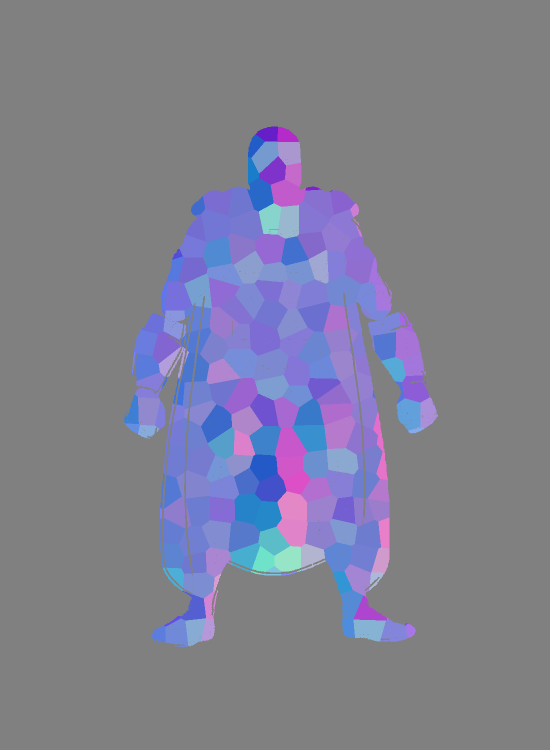
#> input picture cape-jones-rig/crystallization-preset8-power-20261031/P8-01-facet-faithful-apose-on-grey.png, 1100 x 1500 px, given in place of rig-apose-v7c-clean-transparent.png, which was not available (shown at 1/2 size); the run also reads 1 picture not shown here
$ python build_crystallization.py
#> lines starting #> are read from the running program, lines starting #| are printed output that depends on the picture; pictures that were not available may be replaced by others from this repository, and a replacement may not be noted
#!/usr/bin/env python3
"""Visual Preset 8 + Crystallization Power, 2026-10-31.
Source look: apose normal map (shading-upgrade-20261031/normal-map-apose-20261031.png),
estimated from silhouette + linework, NOT a rendered crystal character.
Base art is never recoloured permanently: the preset is an OVERLAY layer
applied on a copy; the original plate files are untouched.
Method: per-plate estimated normals (raw EDT, sigma 2, z-scale 1.5, same as
shading upgrade) -> Voronoi facets (jittered grid, cKDTree nearest seed) ->
per-facet flat colour = mean normal colour of that facet (faithful map look),
with a vivid boost option. All outputs are new files in this folder.
"""
import json, os, math
import numpy as np
from PIL import Image, ImageDraw, ImageFilter
from scipy import ndimage
from scipy.spatial import cKDTree

ROOT = "/home/hatch/workspace/cape-jones-rig"
OUT = os.path.join(ROOT, "crystallization-preset8-power-20261031")
os.makedirs(OUT, exist_ok=True)
os.makedirs(os.path.join(OUT, "frames"), exist_ok=True)

APOSE = os.path.join(ROOT, "rig-apose-v7c-clean-transparent.png")
ARMS = os.path.join(ROOT, "dual-light-variants-20261031", "base-arms-up-transparent-20261031.png")
NORMAL_APOSE = os.path.join(ROOT, "shading-upgrade-20261031", "normal-map-apose-20261031.png")

PALETTE_MEASURED = {
    "cyan_left_mean": [42, 126, 207],
    "pink_right_mean": [213, 123, 206],
    "centre_mean": [128, 136, 219],
    "all_mean": [127, 127, 209],
}
PALETTE_VIVID = {"cyan": [0, 200, 255], "pink": [255, 110, 210], "purple": [140, 120, 255]}

def compute_normals(im):
    a = np.asarray(im).astype(np.float32) / 255.0
    alpha, mask = a[..., 3], a[..., 3] > 0.5
    dist = ndimage.distance_transform_edt(mask)
    ds = ndimage.gaussian_filter(dist, 2.0)
    dzdy, dzdx = np.gradient(ds)
    nx, ny, nz = -dzdx * 1.5, -dzdy * 1.5, np.ones_like(dist)
    nlen = np.sqrt(nx**2 + ny**2 + nz**2)
    return mask, alpha, nx/nlen, ny/nlen, nz/nlen, dist

def facet_ids(mask, spacing, seed=7):
    rng = np.random.default_rng(seed)
    H, W = mask.shape
    ys, xs = np.where(mask)
    # jittered grid seeds over bbox
    x0, x1, y0, y1 = xs.min(), xs.max(), ys.min(), ys.max()
    gx = np.arange(x0, x1+1, spacing); gy = np.arange(y0, y1+1, spacing)
    seeds = []
    for yy in gy:
        for xx in gx:
            seeds.append((xx + rng.uniform(-spacing*0.35, spacing*0.35),
                          yy + rng.uniform(-spacing*0.35, spacing*0.35)))
    seeds = np.array(seeds, float)
    tree = cKDTree(seeds)
    pts = np.column_stack([xs, ys])
    _, idx = tree.query(pts, workers=-1)
    fid = np.full(mask.shape, -1, dtype=np.int32)
    fid[ys, xs] = idx
    return fid, len(seeds)

def facet_colour_image(im, mask, nx, ny, nz, fid, nfacets, boost=1.0):
    """Per-facet flat normal colour. boost>1 saturates away from grey."""
    nvis = np.dstack([(nx*0.5+0.5), (ny*0.5+0.5), (nz*0.5+0.5)])  # 0..1
    out = np.zeros((*mask.shape, 3), float)
    ys, xs = np.where(mask)
    ids = fid[ys, xs]
    # mean per facet via bincount
    for ch in range(3):
        s = np.bincount(ids, weights=nvis[ys, xs, ch], minlength=nfacets)
        cnt = np.bincount(ids, minlength=nfacets)
        mean = np.divide(s, np.maximum(cnt, 1))
        out[ys, xs, ch] = mean[ids]
    if boost != 1.0:
        grey = out.mean(axis=2, keepdims=True)
        out = np.clip(grey + (out - grey) * boost, 0, 1)
    rgba = np.dstack([out, np.asarray(im).astype(float)[..., 3]/255.0])
    return Image.fromarray((np.clip(rgba, 0, 1)*255).astype(np.uint8), "RGBA")

def add_edges(img, fid, mask, width=1, colour=(20, 20, 40, 255)):
    a = np.asarray(img).copy()
    # facet boundary: pixel whose right or down neighbour has a different facet id
    b = np.zeros_like(mask)
    b[:, :-1] |= (fid[:, :-1] != fid[:, 1:]) & mask[:, :-1] & mask[:, 1:]
    b[:-1, :] |= (fid[:-1, :] != fid[1:, :]) & mask[:-1, :] & mask[1:, :]
    a[b] = colour
    return Image.fromarray(a, "RGBA")

def add_glints(img, fid, mask, nx, ny, spacing):
    """White glint dot at facet centroids where normal faces the light (left-up)."""
    out = img.copy(); d = ImageDraw.Draw(out)
    ys, xs = np.where(mask)
    ids = fid[ys, xs]
    n = int(ids.max())+1 if len(ids) else 0
    for f in range(n):
        sel = ids == f
        if sel.sum() < 40: continue
        cx, cy = int(xs[sel].mean()), int(ys[sel].mean())
        if not (0 <= cx < img.size[0] and 0 <= cy < img.size[1]): continue
        if not mask[cy, cx]: continue
        # light from left-up: nx negative, ny negative (up in image = -y in our ny convention? use nx<0)
        if nx[cy, cx] < -0.2:
            r = max(2, spacing//12)
            d.ellipse([cx-r, cy-r, cx+r, cy+r], fill=(255, 255, 255, 230))
    return out

def rim_outside(img, mask, colour=(0, 200, 255, 255), width=6):
    """Cyan rim ONLY outside silhouette (dilate minus mask). No interior coverage."""
    dil = ndimage.binary_dilation(mask, iterations=width)
    ring = dil & ~mask
    a = np.asarray(img).copy()
    # paste rim on transparent background area: need canvas RGBA, alpha set
    a[ring] = colour
    return Image.fromarray(a, "RGBA")

def on_grey(im):
    bg = Image.new("RGBA", im.size, (128, 128, 128, 255)); bg.alpha_composite(im); return bg.convert("RGB")

def save(im, name):
    im.save(os.path.join(OUT, name))
    on_grey(im).save(os.path.join(OUT, name.replace(".png", "-on-grey.png")))
    return name

def build_plate(label, plate_path, spacing=48):
    plate = Image.open(plate_path).convert("RGBA")
    mask, alpha, nx, ny, nz, dist = compute_normals(plate)
    fid, nfacets = facet_ids(mask, spacing)
    results = {}
    # P8-01 faithful facet (mean normal per facet)
    f1 = facet_colour_image(plate, mask, nx, ny, nz, fid, nfacets, boost=1.0)
    save(f1, f"P8-01-facet-faithful-{label}.png"); results["P8-01"] = int(nfacets)
    # P8-02 vivid boost
    f2 = facet_colour_image(plate, mask, nx, ny, nz, fid, nfacets, boost=1.6)
    save(f2, f"P8-02-facet-vivid-{label}.png")
    # P8-03 coarse facets (spacing 80)
    fid_c, nf_c = facet_ids(mask, 80)
    f3 = facet_colour_image(plate, mask, nx, ny, nz, fid_c, nf_c, boost=1.3)
    save(f3, f"P8-03-facet-coarse-{label}.png"); results["P8-03_facets"] = int(nf_c)
    # P8-04 fine facets (spacing 28)
    fid_f, nf_f = facet_ids(mask, 28)
    f4 = facet_colour_image(plate, mask, nx, ny, nz, fid_f, nf_f, boost=1.3)
    save(f4, f"P8-04-facet-fine-{label}.png"); results["P8-04_facets"] = int(nf_f)
    # P8-05 facets + hard edges
    f5 = add_edges(f2, fid, mask)
    save(f5, f"P8-05-facet-edges-{label}.png")
    # P8-06 facets + glints
    f6 = add_glints(f5, fid, mask, nx, ny, spacing)
    save(f6, f"P8-06-facet-glint-{label}.png")
    # P8-07 facets mixed 50% with base plate (refraction / glass tint)
    a = np.asarray(f2).astype(float); b = np.asarray(plate).astype(float)
    mix = a.copy(); m = mask
    mix[m, :3] = a[m, :3]*0.5 + b[m, :3]*0.5
    save(Image.fromarray(mix.astype(np.uint8), "RGBA"), f"P8-07-facet-mix-base-{label}.png")
    # P8-08 facets + outside-only cyan rim
    f8 = rim_outside(f6, mask)
    save(f8, f"P8-08-facet-rim-outside-{label}.png")
    # coverage / alpha check
    results["mask_px"] = int(mask.sum())
    results["alpha_preserved"] = bool((np.asarray(f1)[..., 3] > 0).sum() == mask.sum())
    results["facets_spacing48"] = int(nfacets)
    return plate, mask, nx, ny, nz, fid, nfacets, results

def main():
    meas = {"palette_measured": PALETTE_MEASURED, "palette_vivid": PALETTE_VIVID, "plates": {}}
    apose_plate, apose_mask, nx, ny, nz, fid, nf, r = build_plate("apose", APOSE)
#> in compute_normals, `alpha, mask = a[..., 3], a[..., 3] > 0.5`: alpha: shape (1500, 1100) float32; every value is 1
#> in compute_normals, `alpha, mask = a[..., 3], a[..., 3] > 0.5`: mask: shape (1500, 1100) bool; every value is 1
#> in compute_normals, `nx, ny, nz = -dzdx * 1.5, -dzdy * 1.5, np.ones_like(dist)`: nz: shape (1500, 1100) float64; every value is 1
#> in build_plate, `mask, alpha, nx, ny, nz, dist = compute_normals(plate)`:
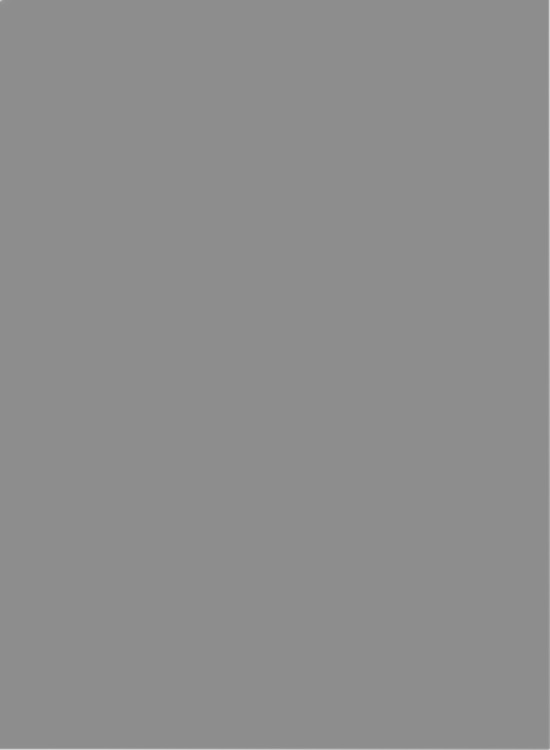
#> nz: shape (1500, 1100) float64 (shown at 1/2 size); min 0.555, max 0.871, mean 0.555
#> in facet_ids, `x0, x1, y0, y1 = xs.min(), xs.max(), ys.min(), ys.max()`: x0 = 0; x1 = 1099; y0 = 0; y1 = 1499
#> in facet_ids, `pts = np.column_stack([xs, ys])`: pts = 1650000 pairs, first value 0 to 1099, second value 0 to 1499
#> in facet_ids, `fid[ys, xs] = idx`:
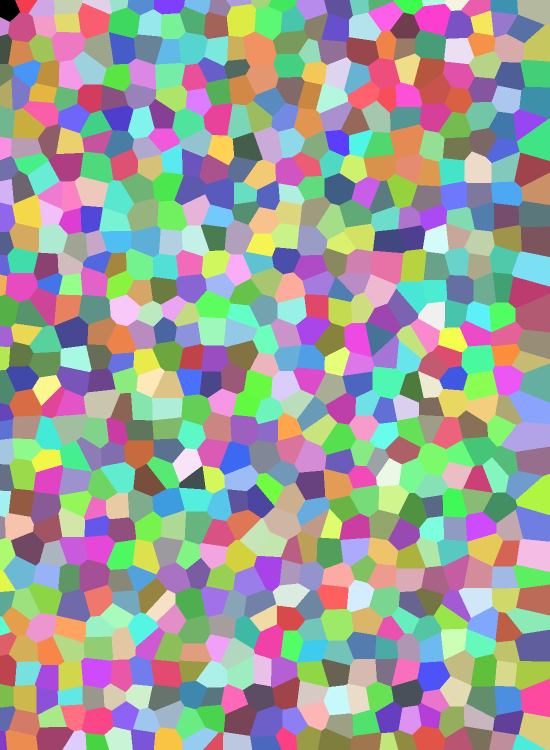
#> fid: shape (1500, 1100) int32 (shown at 1/2 size); 736 distinct labels, from 0 to 735; one colour per label, 0 black
#> in build_plate, `fid, nfacets = facet_ids(mask, spacing)`: nfacets = 736
#> call 2 of facet_ids, with spacing = 80, seed = 7
#> in facet_ids (call 2), `fid[ys, xs] = idx`:
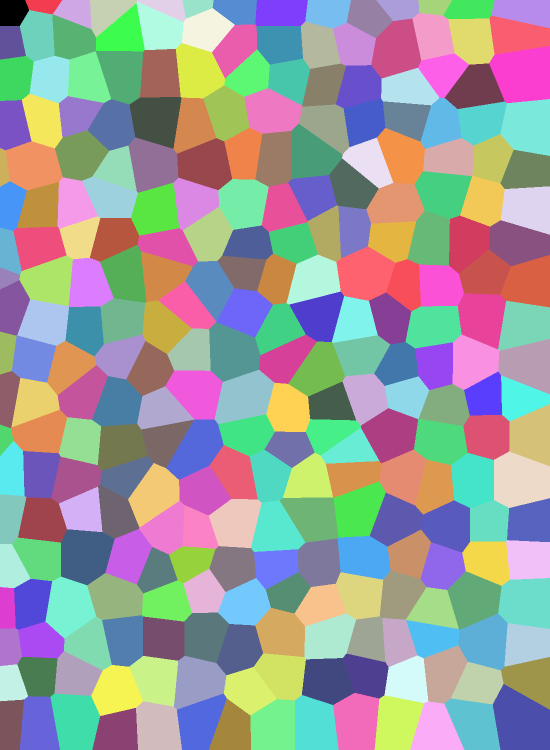
#> fid: shape (1500, 1100) int32 (shown at 1/2 size); 266 distinct labels, from 0 to 265; one colour per label, 0 black
#> in build_plate, `fid_c, nf_c = facet_ids(mask, 80)`: nf_c = 266
#> call 3 of facet_ids, with spacing = 28, seed = 7
#> in facet_ids (call 3), `fid[ys, xs] = idx`:
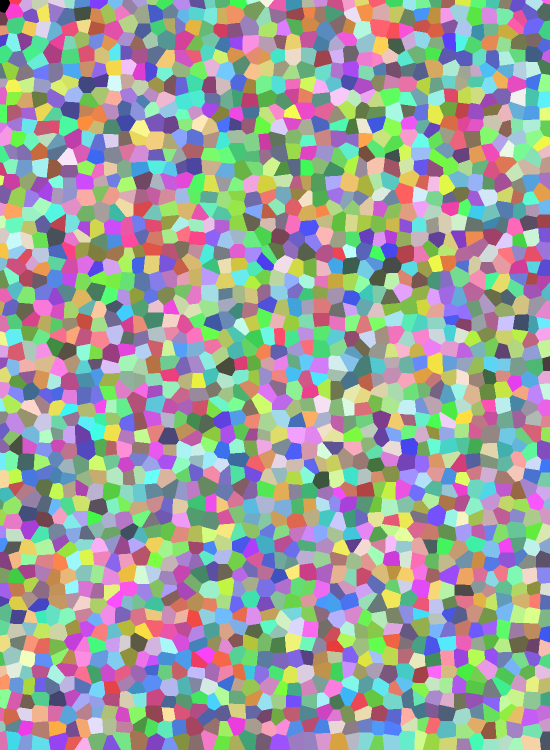
#> fid: shape (1500, 1100) int32 (shown at 1/2 size); 2160 distinct labels, from 0 to 2159; one colour per label, 0 black
#> in build_plate, `fid_f, nf_f = facet_ids(mask, 28)`: nf_f = 2160
#> in add_edges, `b[:, :-1] |= (fid[:, :-1] != fid[:, 1:]) & mask[:, :-1] & mask[:, 1:]`: b: shape (1500, 1100) bool; 2.4% white in thin lines or dots
#> in add_edges, `b[:-1, :] |= (fid[:-1, :] != fid[1:, :]) & mask[:-1, :] & mask[1:, :]`:
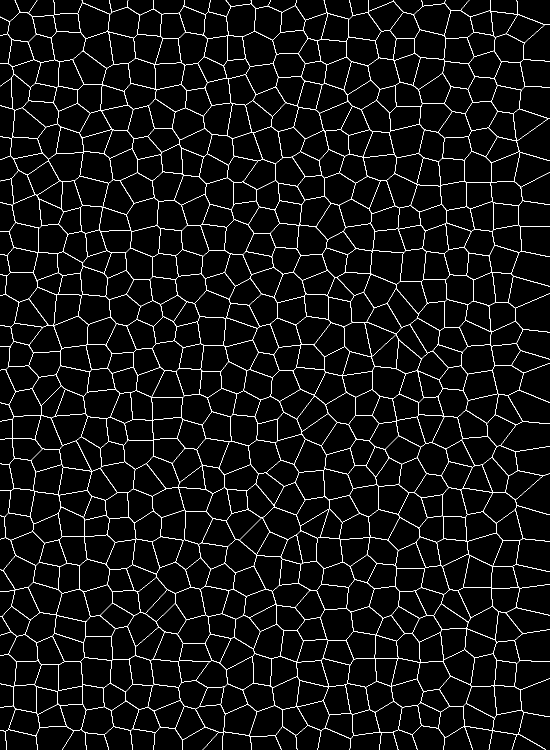
#> b: shape (1500, 1100) bool (shown at 1/2 size); 4.3% white in thin lines or dots
#> in add_edges, `a[b] = colour`:
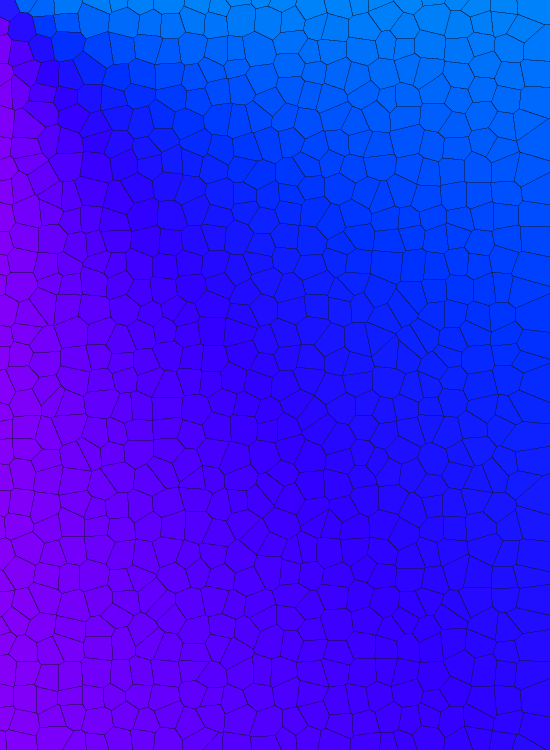
#> a: shape (1500, 1100, 4) (shown at 1/2 size); mean R, G, B, A 46.7, 27.2, 244.1, 255
#> in add_glints, `n = int(ids.max())+1 if len(ids) else 0`: n = 736
#> the loop in add_glints, `for f in range(n):` made 736 passes
#> (cx, cy) on passes 1 to 12: (17, 19), (50, 10), (85, 16), (134, 12), (199, 9), (236, 9), (281, 11), (337, 12), (396, 10), (439, 14), (477, 4), (520, 6)
#> in build_plate, `f6 = add_glints(f5, fid, mask, nx, ny, spacing)`:
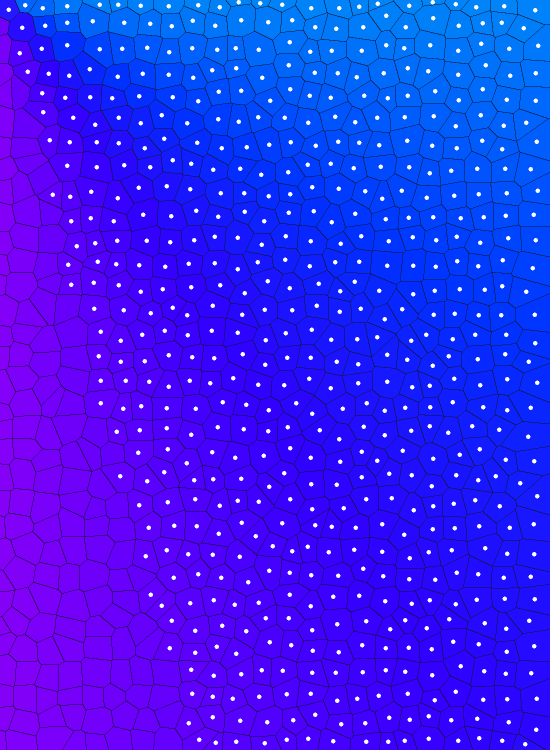
#> f6: PIL image 1100x1500 RGBA (shown at 1/2 size); mean R, G, B, A 51.6, 32.1, 244.2, 254.4; transparent parts drawn white
#> nf = 736; r = {'P8-01': 736, 'P8-03_facets': 266, 'P8-04_facets': 2160, 'mask_px': 1650000, 'alpha_preserved': True, 'facets_spacing48': 736}
    meas["plates"]["apose"] = r
    arms_plate, arms_mask, anx, any_, anz, afid, anf, r2 = build_plate("armsup", ARMS)
#> the loop in add_glints (call 2), `for f in range(n):` made 736 passes
#> anf = 736; r2 has the same summary as r
    meas["plates"]["armsup"] = r2
    # --- Power transition: crystallisation 0% -> 100% by height sweep + facet reveal ---
    # Transition mask: crystallised fraction = rows from feet upward (power rises).
    # Frame t: pixels below threshold y are facet image, above are base plate.
    facet_apose = Image.open(os.path.join(OUT, "P8-06-facet-glint-apose.png")).convert("RGBA")
    ys, xs = np.where(apose_mask)
    y0, y1 = int(ys.min()), int(ys.max())
#> y0 = 0; y1 = 1499
    frames = []
    for i, frac in enumerate([0, 0.2, 0.4, 0.6, 0.8, 1.0]):
        thresh = y1 - frac * (y1 - y0)
        fa = np.asarray(facet_apose).copy(); ba = np.asarray(apose_plate).copy()
        out = ba.copy()
        sel = apose_mask & (np.arange(apose_mask.shape[0])[:, None] >= thresh)
        out[sel] = fa[sel]
        im = Image.fromarray(out, "RGBA")
        im.save(os.path.join(OUT, "frames", f"crystal-transition-{i:02d}-{int(frac*100)}pct.png"))
        frames.append(f"frames/crystal-transition-{i:02d}-{int(frac*100)}pct.png")
#> this loop made 6 passes
#> thresh on passes 1 to 6: 1499, 1199.2, 899.4, 599.6, 299.8, 0
#> after the loop, frames = ['frames/crystal-transition-00-0pct.png', 'frames/crystal-transition-01-20pct.png', 'frames/crystal-transition-02-40pct.png', 'frames/crystal-transition-03-60pct.png', 'frames/crystal-transition-04-80pct.png', 'frames/crystal-transition-05-100pct.png']
    # GIF on grey for chat viewing
    gif_frames = []
    for f in frames:
        gif_frames.append(on_grey(Image.open(os.path.join(OUT, f)).convert("RGBA")))
    gif_frames[0].save(os.path.join(OUT, "crystallization-power-transition-20261031.gif"),
                       save_all=True, append_images=gif_frames[1:], duration=400, loop=0)
    meas["transition_frames"] = frames
    meas["transition_note"] = "Power OFF = base plate (0%). Power ON = full facet glint image (100%). Sweep rises from feet upward; intermediate frames are a partial-crystallisation proof, not a story claim about hardness/reflectivity."
    # --- Contacts ---
    def contact(names, outname, cols=4):
        imgs = [on_grey(Image.open(os.path.join(OUT, n)).convert("RGBA")) for n in names]
        # tile at 275px wide each, keep aspect
        tw = 275
        tiles = []
        for im in imgs:
            h = int(im.size[1] * tw / im.size[0]); tiles.append(im.resize((tw, h)))
        rows = math.ceil(len(tiles)/cols)
        th = max(t.size[1] for t in tiles)
        sheet = Image.new("RGB", (cols*tw, rows*th), (200, 200, 200))
        from PIL import ImageDraw as ID
        dd = ID.Draw(sheet)
        for i, t in enumerate(tiles):
            x, y = (i % cols)*tw, (i // cols)*th
            sheet.paste(t, (x, y)); dd.text((x+4, y+4), names[i][:38], fill=(255, 255, 0))
        sheet.save(os.path.join(OUT, outname))
    apose_names = [f"P8-0{i}-facet-{s}-apose.png" if False else n for i, s in [(1, "faithful"), (2, "vivid")] for n in [f"P8-0{i}-facet-{s}-apose.png"]]
    # explicit list
    contact(["P8-01-facet-faithful-apose.png", "P8-02-facet-vivid-apose.png",
             "P8-03-facet-coarse-apose.png", "P8-04-facet-fine-apose.png",
             "P8-05-facet-edges-apose.png", "P8-06-facet-glint-apose.png",
             "P8-07-facet-mix-base-apose.png", "P8-08-facet-rim-outside-apose.png"],
            "preset8-apose-contact-20261031.png")
#> the loop in contact, `for im in imgs:` made 8 passes
#> after the loop in contact, `for im in imgs:`: tiles = 8 items
#> in contact, `rows = math.ceil(len(tiles)/cols)`: rows = 2
#> in contact, `th = max(t.size[1] for t in tiles)`: th = 375
#> the loop in contact, `for i, t in enumerate(tiles):` made 8 passes
#> (x, y) on passes 1 to 8: (0, 0), (275, 0), (550, 0), (825, 0), (0, 375), (275, 375), (550, 375), (825, 375)
    contact(["P8-01-facet-faithful-armsup.png", "P8-02-facet-vivid-armsup.png",
             "P8-05-facet-edges-armsup.png", "P8-06-facet-glint-armsup.png",
             "P8-08-facet-rim-outside-armsup.png"],
            "preset8-armsup-contact-20261031.png", cols=3)
#> the loop in contact (call 2), `for im in imgs:` made 5 passes
#> the loop in contact (call 2), `for i, t in enumerate(tiles):` made 5 passes
    json.dump(meas, open(os.path.join(OUT, "measurements-20261031.json"), "w"), indent=2)
    print(json.dumps(meas, indent=2))
#> (printed output is left out)

if __name__ == "__main__":
    main()
